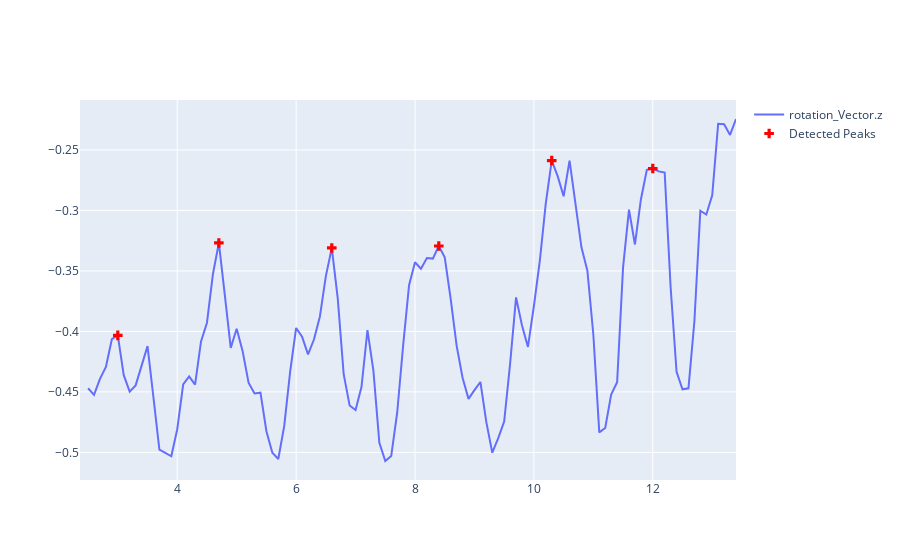

Notebook source saved alongside this figure:
### Markdown cell above
Since we now have bot the dancing sensor signal and our metadata of the song,
we can now focus on calculating the rhythm of the dancer.

### Code cell
from scipy.signal import argrelextrema
import numpy as np

# calculate how many data points a beat is long
samples_per_second = 1000 / sampling_rate
samples_per_beat = samples_per_second * time_between_beats

def find_peaks_for_series(series: np.ndarray):
    order = int(samples_per_beat)
    peaks = argrelextrema(series, comparator=np.greater, order = order)[0]
    return peaks

def find_peak_diffs(series: pd.Series):
    peaks = find_peaks_for_series(series.values)
    time_stamps = dance['time'].values
    diff_peak = np.diff(time_stamps[peaks], n = 1)
    return diff_peak

def visualize_peaks(axis: str):
    peaks = find_peaks_for_series(dance[axis].values)
    time_stamps = dance['time'].values

    fig = go.Figure()
    fig.add_trace(go.Scatter(
        y = dance[axis],
        x = dance['time']/1000,
        mode = 'lines',
        name=axis
    ))

    fig.add_trace(go.Scatter(
        x=[time_stamps[j]/1000 for j in peaks],
        y=[dance[axis].values[j] for j in peaks],
        mode='markers',
        marker=dict(
            size=8,
            color='red',
            symbol='cross'
        ),
        name='Detected Peaks'
    ))

    fig.show()

# local_maxima = find_peaks_for_series(dance['rotation_Vector.z'].values)
# local_minima = find_peaks_for_series(-dance['rotation_Vector.z'].values)
# extrema = np.concatenate(local_maxima, local_minima)
# extrema

visualize_peaks('rotation_Vector.z')
find_peak_diffs(dance['rotation_Vector.z'])

### Figure 1 — Plotly figure (JSON) as saved in the notebook; plotly's stock layout.template omitted (floating-point values rounded to 4 significant figures)
{"data": [{"mode": "lines", "name": "rotation_Vector.z", "type": "scatter", "x": [2.5, 2.6, 2.7, 2.8, 2.9, 3.0, 3.1, 3.2, 3.3, 3.4, 3.5, 3.6, 3.7, 3.8, 3.9, 4.0, 4.1, 4.2, 4.3, 4.4, 4.5, 4.6, 4.7, 4.8, 4.9, 5.0, 5.1, 5.2, 5.3, 5.4, 5.5, 5.6, 5.7, 5.8, 5.9, 6.0, 6.1, 6.2, 6.3, 6.4, 6.5, 6.6, 6.7, 6.8, 6.9, 7.0, 7.1, 7.2, 7.3, 7.4, 7.5, 7.6, 7.7, 7.8, 7.9, 8.0, 8.1, 8.2, 8.3, 8.4, 8.5, 8.6, 8.7, 8.8, 8.9, 9.0, 9.1, 9.2, 9.3, 9.4, 9.5, 9.6, 9.7, 9.8, 9.9, 10.0, 10.1, 10.2, 10.3, 10.4, 10.5, 10.6, 10.7, 10.8, 10.9, 11.0, 11.1, 11.2, 11.3, 11.4, 11.5, 11.6, 11.7, 11.8, 11.9, 12.0, 12.1, 12.2, 12.3, 12.4, 12.5, 12.6, 12.7, 12.8, 12.9, 13.0, 13.1, 13.2, 13.3, 13.4], "y": [-0.4469, -0.4525, -0.4391, -0.4294, -0.4064, -0.4033, -0.4361, -0.4497, -0.4446, -0.4293, -0.4122, -0.4546, -0.4978, -0.5004, -0.5032, -0.4808, -0.4438, -0.4371, -0.444, -0.4082, -0.3928, -0.3527, -0.3268, -0.3698, -0.4136, -0.3977, -0.4163, -0.4424, -0.4512, -0.4506, -0.4824, -0.5003, -0.5054, -0.4781, -0.433, -0.3971, -0.4043, -0.4189, -0.4067, -0.3876, -0.3543, -0.331, -0.3726, -0.4354, -0.4612, -0.465, -0.4458, -0.3989, -0.4324, -0.4921, -0.5071, -0.5029, -0.4672, -0.4117, -0.3618, -0.3428, -0.3481, -0.3393, -0.3398, -0.3294, -0.3387, -0.3731, -0.4117, -0.4383, -0.4557, -0.4485, -0.4418, -0.475, -0.5002, -0.4882, -0.4746, -0.4266, -0.3719, -0.3951, -0.4128, -0.379, -0.3416, -0.2942, -0.2588, -0.2716, -0.2883, -0.2588, -0.295, -0.3305, -0.3498, -0.4025, -0.4834, -0.4798, -0.4522, -0.4419, -0.3471, -0.2993, -0.3281, -0.2909, -0.2665, -0.2653, -0.2677, -0.2687, -0.3633, -0.4334, -0.4478, -0.447, -0.3917, -0.3002, -0.3033, -0.2874, -0.2283, -0.2287, -0.2376, -0.2244]}, {"marker": {"color": "red", "size": 8, "symbol": "cross"}, "mode": "markers", "name": "Detected Peaks", "type": "scatter", "x": [3.0, 4.7, 6.6, 8.4, 10.3, 12.0], "y": [-0.4033, -0.3268, -0.331, -0.3294, -0.2588, -0.2653]}], "layout": {}}
